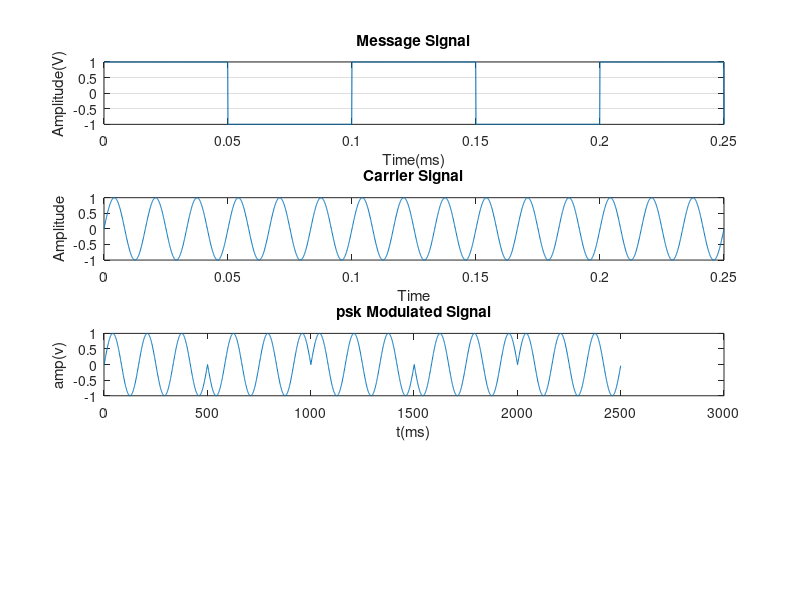

Write MATLAB code to recreate this figure.
clc
clear 
close all

t=0:0.0001:0.25;
m=square(2*pi*t*10);
c=sin(2*pi*t*60);

for i=1:2500
    if m(i)==1
        output(i)=c(i);
    else 
        output(i)=-c(i);
    end
end


subplot(4,1,1);
plot(t,m);
grid on
title('Message Signal');
xlabel('Time(ms)');
ylabel('Amplitude(V)');

subplot(4,1,2);
plot(t,c);
title('Carrier Signal');
xlabel('Time');
ylabel('Amplitude');

subplot(4,1,3);
plot(output);
title('psk Modulated Signal');
xlabel('t(ms)');
ylabel('amp(v)');
xlim ([0 3000]);
